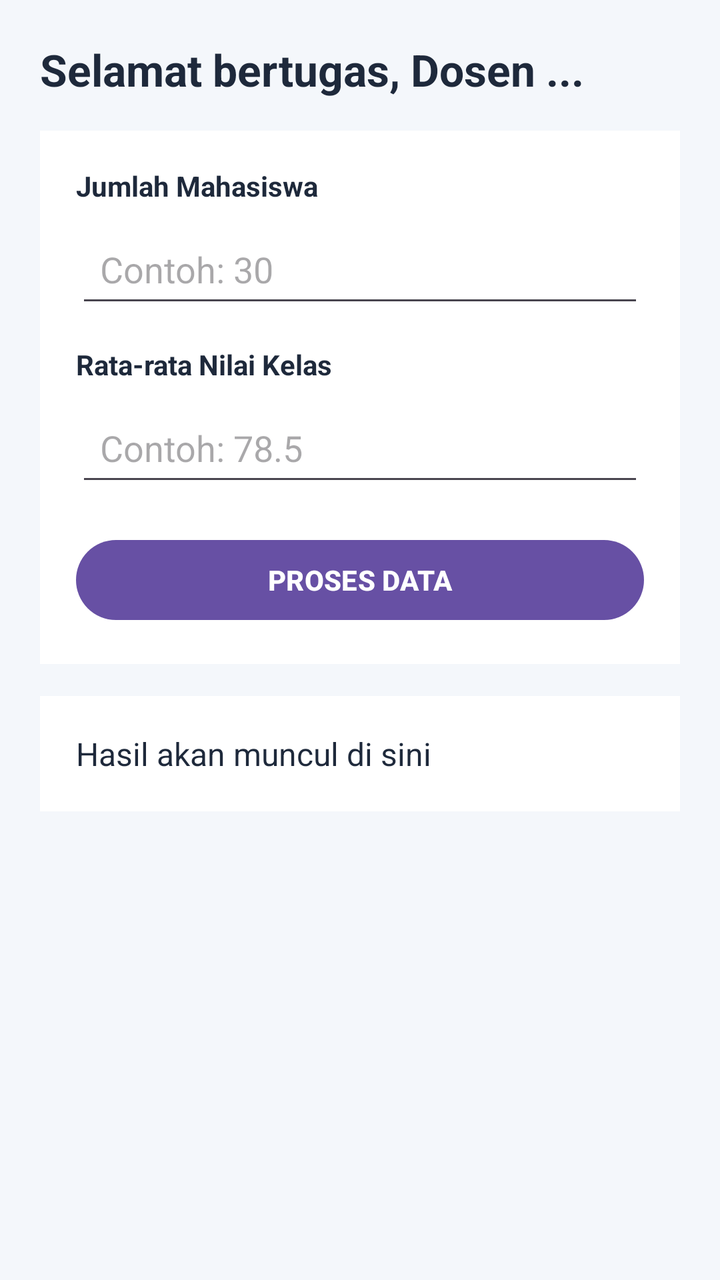
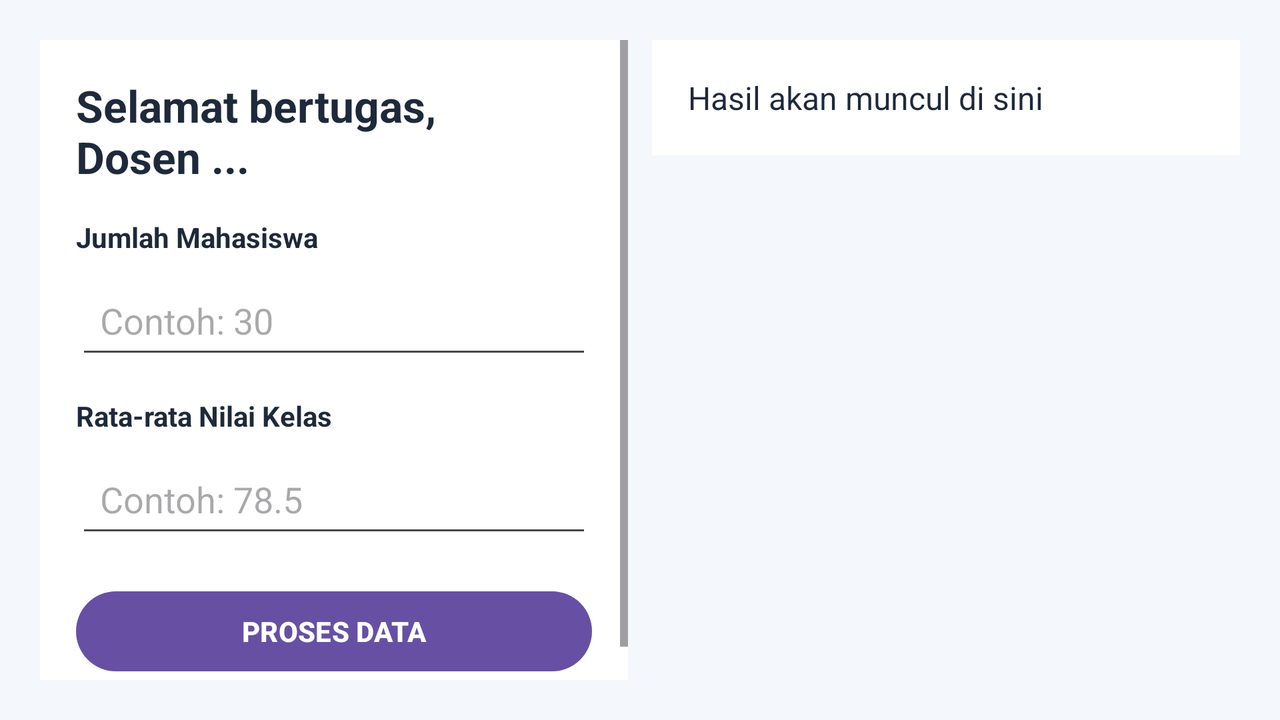

Two renders of one Android screen. The first uses the default layout on a phone; the second uses the alternative layout the repository ships for a different screen configuration, on a matching device. The two XML files are below.
<!-- AndroidManifest.xml: application theme Theme.GeneratorLembarPenilaian -->
<!-- res/layout/activity_generator.xml -->
<?xml version="1.0" encoding="utf-8"?>
<ScrollView xmlns:android="http://schemas.android.com/apk/res/android"
    android:layout_width="match_parent"
    android:layout_height="match_parent"
    android:background="@color/bg_soft">

    <LinearLayout
        android:layout_width="match_parent"
        android:layout_height="wrap_content"
        android:orientation="vertical"
        android:padding="20dp">

        <TextView
            android:id="@+id/tvSapaan"
            android:layout_width="match_parent"
            android:layout_height="wrap_content"
            android:text="Selamat bertugas, Dosen ..."
            android:textColor="@color/primary_text"
            android:textSize="22sp"
            android:textStyle="bold"
            android:layout_marginBottom="16dp" />

        <LinearLayout
            android:layout_width="match_parent"
            android:layout_height="wrap_content"
            android:orientation="vertical"
            android:background="@android:color/white"
            android:padding="18dp"
            android:layout_marginBottom="16dp">

            <TextView
                android:layout_width="wrap_content"
                android:layout_height="wrap_content"
                android:text="Jumlah Mahasiswa"
                android:textStyle="bold"
                android:textColor="@color/primary_text"
                android:layout_marginBottom="8dp" />

            <EditText
                android:id="@+id/etJumlahMahasiswa"
                android:layout_width="match_parent"
                android:layout_height="wrap_content"
                android:hint="Contoh: 30"
                android:inputType="number"
                android:minHeight="48dp"
                android:padding="12dp" />

            <TextView
                android:layout_width="wrap_content"
                android:layout_height="wrap_content"
                android:text="Rata-rata Nilai Kelas"
                android:textStyle="bold"
                android:textColor="@color/primary_text"
                android:layout_marginTop="14dp"
                android:layout_marginBottom="8dp" />

            <EditText
                android:id="@+id/etRataRata"
                android:layout_width="match_parent"
                android:layout_height="wrap_content"
                android:hint="Contoh: 78.5"
                android:inputType="numberDecimal"
                android:minHeight="48dp"
                android:padding="12dp" />

            <Button
                android:id="@+id/btnProses"
                android:layout_width="match_parent"
                android:layout_height="wrap_content"
                android:text="PROSES DATA"
                android:textStyle="bold"
                android:layout_marginTop="18dp" />
        </LinearLayout>

        <TextView
            android:id="@+id/tvHasil"
            android:layout_width="match_parent"
            android:layout_height="wrap_content"
            android:background="@android:color/white"
            android:padding="18dp"
            android:text="Hasil akan muncul di sini"
            android:textColor="@color/primary_text"
            android:textSize="16sp" />

    </LinearLayout>
</ScrollView>
<!-- resources referenced by this layout -->
<resources>
  <color name="bg_soft">#F4F7FB</color>
  <color name="primary_text">#1E293B</color>
  <style name="Theme.GeneratorLembarPenilaian" parent="Base.Theme.GeneratorLembarPenilaian" />
  <style name="Base.Theme.GeneratorLembarPenilaian" parent="Theme.Material3.DayNight.NoActionBar">
          
          
      </style>
</resources>
<!-- res/layout-land/activity_generator.xml (the repository's variant of the layout above) -->
<!-- drawn on the phone turned sideways -->
<?xml version="1.0" encoding="utf-8"?>
<LinearLayout xmlns:android="http://schemas.android.com/apk/res/android"
    android:layout_width="match_parent"
    android:layout_height="match_parent"
    android:orientation="horizontal"
    android:background="@color/bg_soft"
    android:padding="20dp">

    <ScrollView
        android:layout_width="0dp"
        android:layout_height="match_parent"
        android:layout_weight="1"
        android:layout_marginEnd="12dp">

        <LinearLayout
            android:layout_width="match_parent"
            android:layout_height="wrap_content"
            android:orientation="vertical"
            android:background="@android:color/white"
            android:padding="18dp">

            <TextView
                android:id="@+id/tvSapaan"
                android:layout_width="match_parent"
                android:layout_height="wrap_content"
                android:text="Selamat bertugas, Dosen ..."
                android:textColor="@color/primary_text"
                android:textSize="22sp"
                android:textStyle="bold"
                android:layout_marginBottom="16dp" />

            <TextView
                android:layout_width="wrap_content"
                android:layout_height="wrap_content"
                android:text="Jumlah Mahasiswa"
                android:textStyle="bold"
                android:textColor="@color/primary_text"
                android:layout_marginBottom="8dp" />

            <EditText
                android:id="@+id/etJumlahMahasiswa"
                android:layout_width="match_parent"
                android:layout_height="wrap_content"
                android:hint="Contoh: 30"
                android:inputType="number"
                android:minHeight="48dp"
                android:padding="12dp" />

            <TextView
                android:layout_width="wrap_content"
                android:layout_height="wrap_content"
                android:text="Rata-rata Nilai Kelas"
                android:textStyle="bold"
                android:textColor="@color/primary_text"
                android:layout_marginTop="14dp"
                android:layout_marginBottom="8dp" />

            <EditText
                android:id="@+id/etRataRata"
                android:layout_width="match_parent"
                android:layout_height="wrap_content"
                android:hint="Contoh: 78.5"
                android:inputType="numberDecimal"
                android:minHeight="48dp"
                android:padding="12dp" />

            <Button
                android:id="@+id/btnProses"
                android:layout_width="match_parent"
                android:layout_height="wrap_content"
                android:text="PROSES DATA"
                android:textStyle="bold"
                android:layout_marginTop="18dp" />
        </LinearLayout>
    </ScrollView>

    <ScrollView
        android:layout_width="0dp"
        android:layout_height="match_parent"
        android:layout_weight="1">

        <TextView
            android:id="@+id/tvHasil"
            android:layout_width="match_parent"
            android:layout_height="wrap_content"
            android:background="@android:color/white"
            android:padding="18dp"
            android:text="Hasil akan muncul di sini"
            android:textColor="@color/primary_text"
            android:textSize="16sp" />
    </ScrollView>

</LinearLayout>
